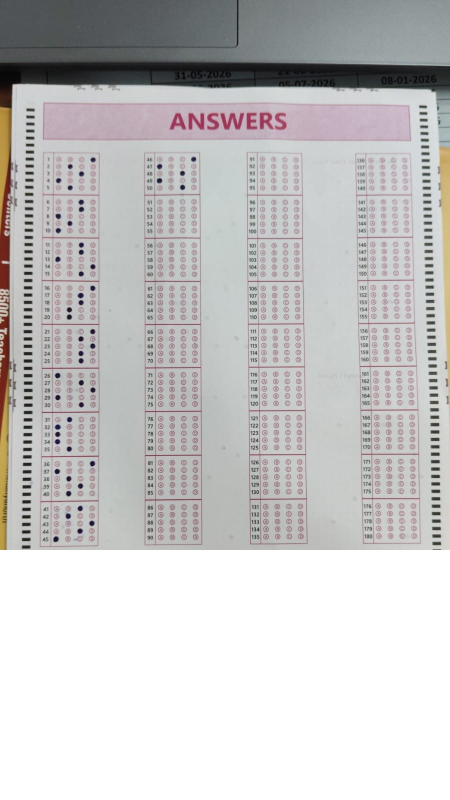
#> input picture assets/back_template_1.jpg, 900 x 1600 px (shown at 1/2 size)
$ python -i omr_engine.py   (imports and definitions only)
#> lines starting #> are read from the running program, lines starting #| are printed output that depends on the picture; after the words box and inside, x2 and y2 are one past the last pixel; in counts of white or black regions, pixels touching at a corner belong together
#> further down, picture is the input picture: shape (1600, 900, 3); mean B, G, R 197.3, 197.2, 198.5
"""Sri Chaitanya fixed-format OMR reader. The image is never sent to a server.

Geometry derives from the colored printed answer-grid dividers, not hardcoded
image y positions. Values marked UNREADABLE/MULTIPLE need human review.
"""
from __future__ import annotations
from dataclasses import dataclass
import cv2
import numpy as np

CHOICES = 'ABCD'


class GridNotFound(ValueError):
    pass


@dataclass
class Scan:
    answers: dict[int, str]
    confidence: dict[int, float]
    scores: dict[int, list[float]]
    marked: dict[int, list[str]]
    image: np.ndarray
    preview: np.ndarray
    lines: list[float]


def decode_image(blob: bytes, rotate: int = 0, target_height: int = 1600) -> np.ndarray:
    data = np.frombuffer(blob, dtype=np.uint8)
    image = cv2.imdecode(data, cv2.IMREAD_COLOR)
    if image is None:
        raise ValueError('Unable to decode image. Upload JPEG or PNG.')
    if rotate:
        turns = (rotate // 90) % 4
        image = np.rot90(image, turns).copy()  # counterclockwise
    if image.shape[0] < 400 or image.shape[1] < 300:
        raise ValueError('Image resolution is too low.')
    scale = target_height / image.shape[0]
    return cv2.resize(image, (int(round(image.shape[1]*scale)), target_height), interpolation=cv2.INTER_AREA if scale < 1 else cv2.INTER_LINEAR)


def red_mask(image):
    # The printed SCAT OMR grid is pink/magenta. Avoid relying on dark marks.
    b, g, r = cv2.split(image.astype(np.int16))
    return ((r > g + 12) & (r > b + 10) & (r > 80) & (g > 35)).astype(np.uint8)


def _line_runs(mask, y, x0, x1, min_run):
    y = int(round(y)); height, width = mask.shape
    if y < 2 or y >= height-2:
        return []
    x0=max(0,int(x0)); x1=min(width,int(x1))
    q=mask[y-2:y+3,x0:x1].sum(axis=0)
    inds=np.flatnonzero(q>=2)
    if not len(inds):return []
    chunks=np.split(inds,np.where(np.diff(inds)>1)[0]+1)
    return [(x0+int(c[0]), x0+int(c[-1]),len(c)) for c in chunks if len(c)>=min_run]


def locate_grid(image):
    """Locate the fixed SCAT 5-row dividers despite faded pink ink and perspective.

    The original detector searched for straight, equally spaced grid lines.
    A photo angled relative to the camera compresses the first few rows and
    expands the lower rows; faint magenta lines may disappear at the strict
    red threshold. We instead recover an ordered set of nine dividers and
    interpolate/extrapolate local row spacing.
    """
    H,W=image.shape[:2]
#> H = 1600; W = 900
    if not .40 <= W/H <= .83:
        raise GridNotFound('Please upload a portrait photograph showing the whole OMR.')
    b,g,r=cv2.split(image.astype(np.int16))
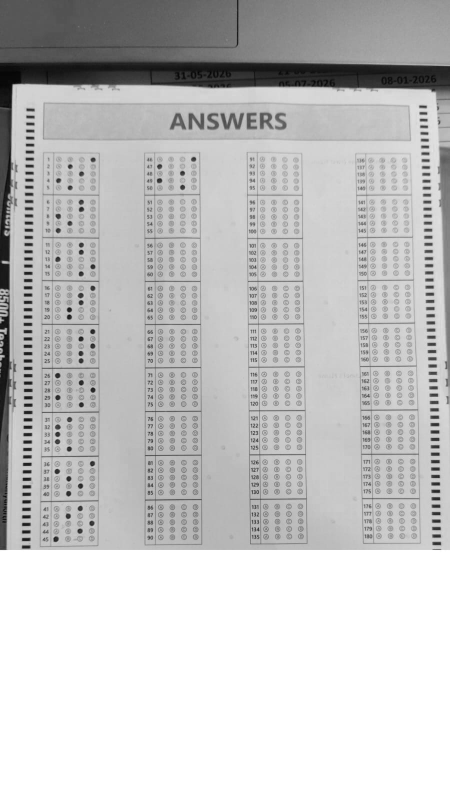
#> b: shape (1600, 900) int16 (shown at 1/2 size); min 0, max 255, mean 197.3
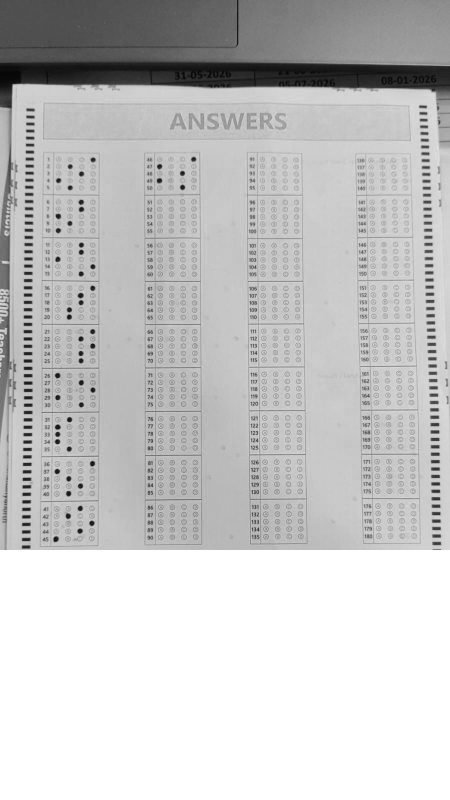
#> r: shape (1600, 900) int16 (shown at 1/2 size); min 0, max 255, mean 198.5
    candidates=[]
    # Try increasingly relaxed colour contrast to accommodate different
    # indoor lighting/phone cameras. Exclude nearly white pixels.
    for chroma in (6,4,2):
        mask=((r>g+chroma)&(r>b+chroma)&(r>74)&(g>28)).astype(np.uint8)
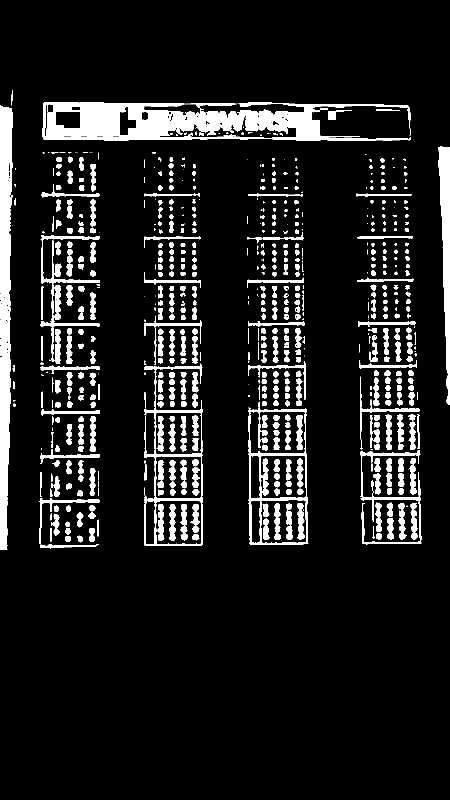
#> mask: shape (1600, 900) (shown at 1/2 size); values 0 (black) and 1 (white), 10.4% white; 705 white regions (165 under 20 px), largest, box (x1, y1, x2, y2) and area: (85, 205, 822, 281) 30840, (0, 211, 26, 1100) 17338, (876, 293, 900, 809) 6828
        detected=[]
        for y in range(int(H*.15),int(H*.735)):
            runs=_line_runs(mask,y,W*.065,W*.275,int(W*.074))
            if runs:
                x0,x1,n=max(runs,key=lambda a:a[2])
                detected.append((y,x0,x1,n))
#> this loop made 936 passes
#> n on passes 1 to 12: 80, 80, 80, 80, 80, 80, 80, 80, 80, 80, 80, 80
#> after the loop, detected = 99 items, first 6: (240, 160, 239, 80), (241, 160, 239, 80), (242, 160, 239, 80), (243, 160, 239, 80), (244, 160, 239, 80), (245, 160, 239, 80)
        groups=[]
        batch=[]
        for row in detected:
            if batch and row[0]-batch[-1][0]>1:
                arr=np.asarray(batch,dtype=float)
                groups.append((float(np.median(arr[:,0])),float(np.median(arr[:,1])),float(np.median(arr[:,2]))))
                batch=[]
            batch.append(row)
#> this loop made 99 passes
#> row on passes 1 to 12: (240, 160, 239, 80), (241, 160, 239, 80), (242, 160, 239, 80), (243, 160, 239, 80), (244, 160, 239, 80), (245, 160, 239, 80), (246, 160, 239, 80), (247, 160, 239, 80), (248, 160, 239, 80), (249, 160, 239, 80), (250, 160, 239, 80), (251, 160, 239, 80)
#> after the loop, arr = [[999, 97, 198, 102], [1000, 80, 198, 119], [1001, 79, 198, 120], [1002, 79, 198, 120], [1003, 79, 198, 120], [1004, 79, 198, 120]]; batch = [(1090, 108, 196, 89), (1091, 80, 194, 115), (1092, 80, 192, 113), (1093, 80, 191, 112), (1094, 80, 191, 112)]; groups = [(260, 93, 239), (389.5, 83, 198), (475, 82, 199), (562, 82, 199), (648, 81, 198), (736, 81, 199), (824, 83, 199), (912.5, 81, 198.5), (1001.5, 79, 198)]
        if batch:
            arr=np.asarray(batch,dtype=float)
#> arr = [[1090, 108, 196, 89], [1091, 80, 194, 115], [1092, 80, 192, 113], [1093, 80, 191, 112], [1094, 80, 191, 112]]
            groups.append((float(np.median(arr[:,0])),float(np.median(arr[:,1])),float(np.median(arr[:,2]))))
        # Find nine consecutive 5-question row dividers with slowly varying
        # gaps. This rejects the long banner border and signature boxes.
        lo,hi=(67*H/1600,101*H/1600)
#> lo = 67; hi = 101
        def walk(path):
            if len(path)>=9:
                candidates.append((path,groups,mask))
                return
            for idx in range(path[-1]+1,len(groups)):
                gap=groups[idx][0]-groups[path[-1]][0]
                if gap<lo:continue
                if gap>hi:break
                if len(path)>=2:
                    prior=groups[path[-1]][0]-groups[path[-2]][0]
                    if abs(gap-prior)>8.5*H/1600:continue
                walk(path+[idx])
        for st,grp in enumerate(groups):
            if .195*H <= grp[0] <= .32*H:
                walk([st])
        if candidates:
            break
    if not candidates:
        raise GridNotFound('Pink answer grid could not be aligned. Try a brighter photo taken directly above the page, with no cropping.')
    def rank(item):
        path,groups,_=item
        seq=[groups[i] for i in path]
        gaps=np.diff([t[0] for t in seq])
#> gaps = [85.5, 87, 86, 88, 88, 88.5, 89, 90.5]
        widths=np.asarray([t[2]-t[1] for t in seq])
#> widths = [115, 117, 117, 117, 118, 116, 117.5, 119, 112]
        # Prefer a smooth grid that is close to the expected first-column
        # rectangle dimensions (and whose width doesn't vary erratically).
        return -(float(np.std(np.diff(gaps)))*2 + float(np.std(widths))*.12 + abs(float(np.median(gaps))-87*H/1600)*.15)
    ids,groups,mask=max(candidates,key=rank)
#> ids = [1, 2, 3, 4, 5, 6, 7, 8, 9]; groups = [(260, 93, 239), (389.5, 83, 198), (475, 82, 199), (562, 82, 199), (648, 81, 198), (736, 81, 199), (824, 83, 199), (912.5, 81, 198.5), (1001.5, 79, 198), (1092, 80, 192)]
    seq=[groups[i] for i in ids]
#> seq = [(389.5, 83, 198), (475, 82, 199), (562, 82, 199), (648, 81, 198), (736, 81, 199), (824, 83, 199), (912.5, 81, 198.5), (1001.5, 79, 198), (1092, 80, 192)]
    ys=np.asarray([q[0] for q in seq],dtype=float)
#> ys = [389.5, 475, 562, 648, 736, 824, 912.5, 1001.5, 1092]
    gaps=np.diff(ys)
#> gaps = [85.5, 87, 86, 88, 88, 88.5, 89, 90.5]
    # A quadratic mapping handles mild vertical perspective (gaps not constant).
    yfirst=ys[0]-float(gaps[0]-(gaps[1]-gaps[0])) if len(gaps)>=2 else ys[0]-float(gaps[0])
#> yfirst = 305.5
    y_bounds=[float(yfirst)]+[float(v) for v in ys]
#> y_bounds = [305.5, 389.5, 475, 562, 648, 736, 824, 912.5, 1001.5, 1092]
    left_fit=np.polyfit(ys,np.array([q[1] for q in seq]),1)
#> left_fit = [-0.00399, 84.28]
    right_fit=np.polyfit(ys,np.array([q[2] for q in seq]),1)
#> right_fit = [-0.00517, 201.7]
    lefts=[float(np.polyval(left_fit,seq[0][0]))]
#> lefts = [82.72]
    for col in (1,2,3):
        typical_left=[.32,.55,.79][col-1]*W
        points=[]
        for yy,*_ in seq[:min(6,len(seq))]:
            runs=_line_runs(mask,yy,typical_left-W*.07,typical_left+W*.15,int(W*.057))
            if runs:
                near=min(runs,key=lambda g:abs(g[0]-typical_left))
                if abs(near[0]-typical_left)<W*.075:points.append(near[0])
        lefts.append(float(np.median(points)) if points else
                     [lefts[0]+204*W/900,lefts[0]+405*W/900,lefts[0]+620*W/900][col-1])
#> this loop made 3 passes
    return y_bounds,left_fit,right_fit,lefts,float(np.median(gaps)),image


def _score_patch(dark_fraction,x,y,x_range=6,y_range=4):
    H,W=dark_fraction.shape
    x=int(round(x));y=int(round(y))
    xa=max(0,x-x_range);xb=min(W,x+x_range+1)
    ya=max(0,y-y_range);yb=min(H,y+y_range+1)
    if xa>=xb or ya>=yb:return 0.,(x,y)
    roi=dark_fraction[ya:yb,xa:xb]
    p=np.unravel_index(int(np.argmax(roi)),roi.shape)
    return float(roi[p]),(xa+int(p[1]),ya+int(p[0]))


def scan_answers(image:np.ndarray, question_count:int=50, threshold:float=.70)->Scan:
    if not 1<=question_count<=180:
        raise ValueError('OMR allows 1–180 questions')
    ybounds,left_fit,right_fit,lefts,period,im=locate_grid(image)
    H,W=im.shape[:2]
    gray=cv2.cvtColor(im,cv2.COLOR_BGR2GRAY)
    # Filled dark bubbles are close to black; printed empty pink outlines are lighter.
    dark=np.uint8(gray<126)
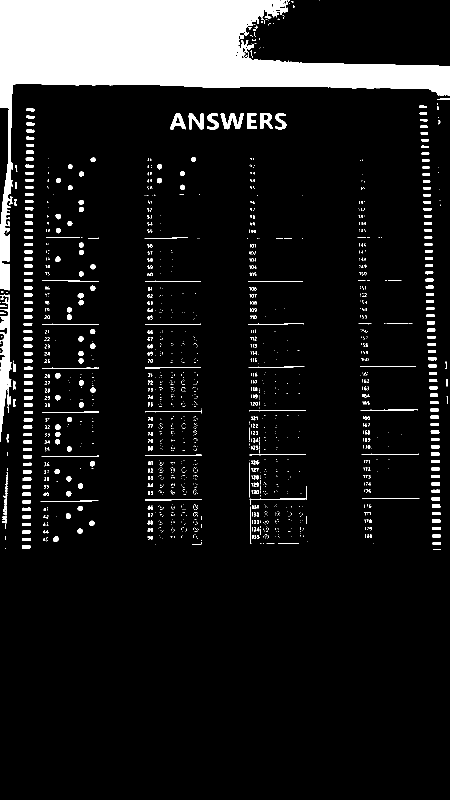
#> dark: shape (1600, 900) (shown at 1/2 size); values 0 (black) and 1 (white), 10.3% white; 1575 white regions (1255 under 20 px), largest, box (x1, y1, x2, y2) and area: (0, 0, 900, 581) 112472, (0, 589, 24, 884) 3405, (441, 226, 488, 259) 755
    dark_fraction=cv2.boxFilter(dark.astype(np.float32),-1,(7,7),normalize=True)
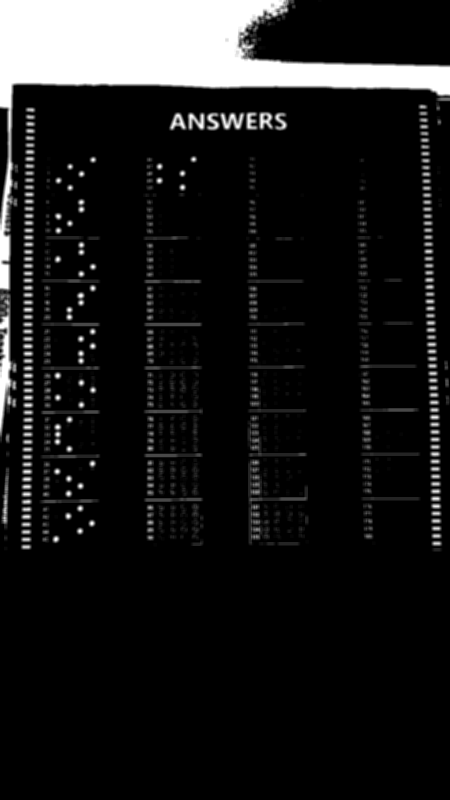
#> dark_fraction: shape (1600, 900) float32 (shown at 1/2 size); min 0, max 1, mean 0.103
    answers={}; conf={};scores={};marked={}
    overlay=im.copy()
    for q in range(1,question_count+1):
        col=(q-1)//45
        position=(q-1)%45
        group=position//5
        row=position%5
        y=ybounds[group] +(ybounds[group+1]-ybounds[group])*(row+1)/6.0
        left=float(np.polyval(left_fit,y)) if col==0 else lefts[col]+float(np.polyval(left_fit,y))-lefts[0]
        # Front of form has nonuniform column widths; use calibrated offsets.
        offsets=[30,54,78,102] if col==0 else [30,52,74,98]
        option_x=[left+a*(W/900.) for a in offsets]
        sc=[];points=[]
        for x in option_x:
            s,p=_score_patch(dark_fraction,x,y,max(3,int(6*W/900)),4)
            sc.append(round(s,4));points.append(p)
        selected=[CHOICES[i] for i,v in enumerate(sc) if v>=threshold]
        if len(selected)==1:
            answer=selected[0];score=sc[CHOICES.index(answer)]
        elif len(selected)>1:
            answer='MULTIPLE';score=max(sc)
        else:
            answer='' if max(sc)<.42 else 'UNREADABLE'
            score=1-max(sc) if not answer else max(sc)
        answers[q]=answer;conf[q]=round(float(score),3); scores[q]=sc;marked[q]=selected
        for opt,loc in enumerate(points):
            rgb=(30,165,40) if answer==CHOICES[opt] else ((0,140,235) if answer in ('UNREADABLE','MULTIPLE') else (180,120,100))
            cv2.circle(overlay,loc,5,rgb,1)
        if answer in ('UNREADABLE','MULTIPLE'):
            cv2.putText(overlay,f'Q{q}',(max(0,int(option_x[0]-30)),int(y+5)),cv2.FONT_HERSHEY_SIMPLEX,.35,(0,0,255),1)
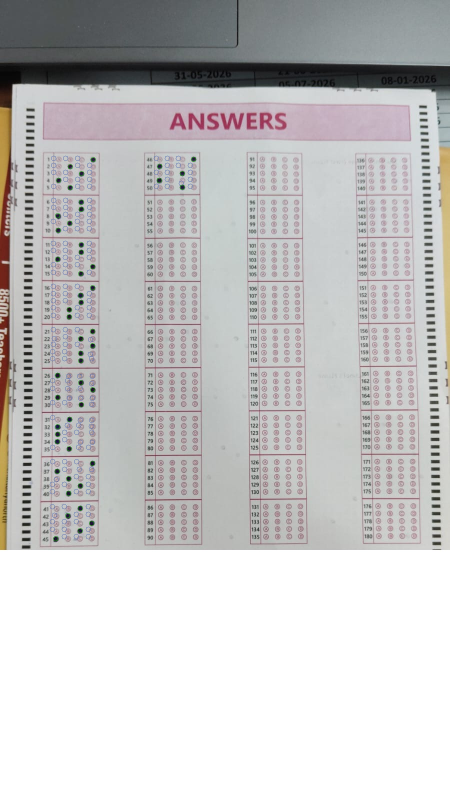
#> overlay: shape (1600, 900, 3) (shown at 1/2 size); 0.39% of pixels changed, all inside (x1, y1, x2, y2) = (99, 311, 393, 1083)
    return Scan(answers,conf,scores,marked,im,overlay,[float(v) for v in ybounds])


def preview_jpeg(image:np.ndarray, max_width:int=950)->bytes:
    H,W=image.shape[:2]
    if W>max_width:image=cv2.resize(image,(max_width,int(H*max_width/W)))
    ok,data=cv2.imencode('.jpg',image,[cv2.IMWRITE_JPEG_QUALITY,82])
    if not ok:raise ValueError('Unable to encode preview')
    return data.tobytes()

>>> import cv2
>>> picture = cv2.imread('assets/back_template_1.jpg')
>>> result = scan_answers(picture)
